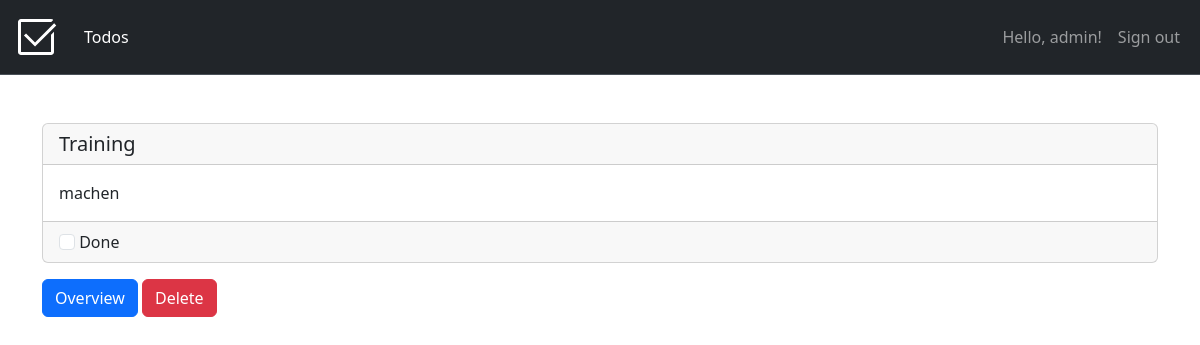
Page /todos/detail/6/ (signed in) on the earlier database version.
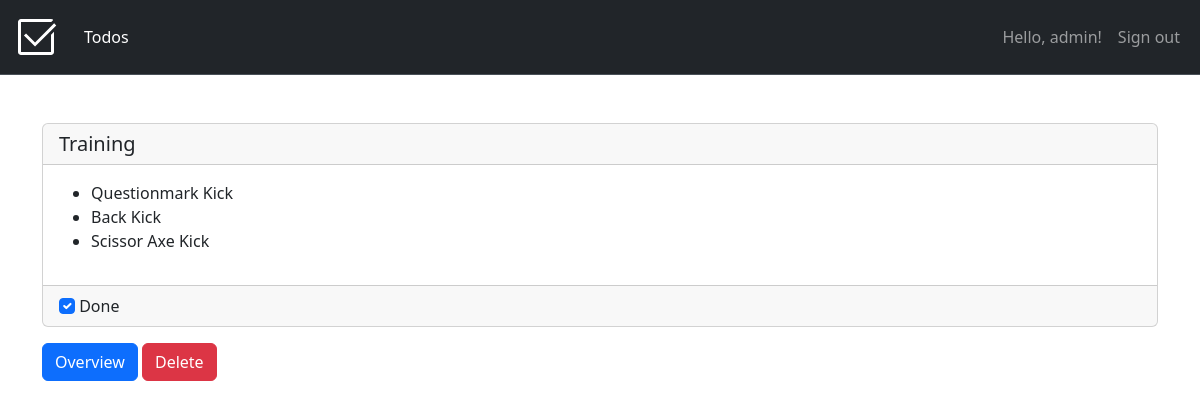
Same page on the later database version.
### todos/models.py (models this page shows, shortened)
class Todo(models.Model):
    user = models.ForeignKey(User, on_delete=models.CASCADE)
    title = models.CharField(max_length=50)
    content = models.TextField()
    done = models.BooleanField(default=False)
    created_at = models.DateTimeField(auto_now_add=True)
    updated_at = models.DateTimeField(auto_now=True)
    class Meta:
        ordering = [
            "done",
            "-updated_at",
        ]
        verbose_name = "Todo"
        verbose_name_plural = "Todos"

### todos/views.py (the view, shortened to what this page needs)
# urls.py: path("detail/<int:id>/", detail, name="todos-detail")
@login_required(login_url="sevo-auth-sign-in")
def detail(request, id):
    todo = get_object_or_404(Todo, id=id, user=request.user)
    return render(request, "todos/detail.html", {
        "title": "Todo Detail",
        "todo": todo
    })

### todos/templates/todos/detail.html (shortened to what this page needs)
{% extends "base.html" %}
{% load i18n %}
{% block content %}
    {% include "./partials/_detail-card.html" %}
    <div class="mt-3">
        <a class="btn btn-primary" href="{% url 'todos-index' %}">{% trans "Overview" %}</a>
        <a
            hx-post="{% url 'todos-delete-detail' id=todo.id %}"
            hx-swap="none"
            hx-on::after-request="location.href='{% url "todos-index" %}'"
            hx-confirm="{% trans 'Do you really want to delete' %}: {{ todo.title|upper }}?"
            class="btn btn-danger" href="{% url 'todos-index' %}">{% trans "Delete" %}</a>
    </div>
{% endblock %}

### templates/base.html (shortened to what this page needs)
{% load static %}
<!DOCTYPE html>
<html lang="en">
<head>
    <link rel="stylesheet" href="{% static 'vendor/node_modules/bootstrap/dist/css/bootstrap.min.css' %}">
    <link rel="stylesheet" href="{% static 'css/style.css' %}">
</head>
<body>
    {% include "./partials/_navbar.html" %}
    <div class="container py-5">
        {% block content %}{% endblock %}
    </div>
</body>
</html>

### templates/partials/_navbar.html (shortened to what this page needs)
{% load i18n %}
<nav class="navbar navbar-expand-lg bg-dark border-bottom border-body" data-bs-theme="dark">
    <div class="container-fluid">
      <a class="navbar-brand" href="{% url 'index' %}">
        <div>
        </div>
    </a>
      <div class="collapse navbar-collapse" id="navbarSupportedContent">
        <ul class="navbar-nav me-auto mb-2 mb-lg-0">
          <li class="nav-item">
            <a class="nav-link{% if "todos" in request.path %} active{% endif %}" aria-current="page" href="{% url 'todos-index' %}">Todos</a>
          </li>
        </ul>
        <ul class="navbar-nav mb-2 mb-lg-0">
          {% if not request.user.is_authenticated %}
            <li class="nav-item">
              <a class="nav-link{% if "sign-in" in request.path %} active{% endif %}" aria-current="page" href="{% url 'sevo-auth-sign-in' %}">{% trans "Sign in" %}</a>
            </li>
            <li class="nav-item">
              <a class="nav-link{% if "sign-up" in request.path %} active{% endif %}" aria-current="page" href="{% url 'sevo-auth-sign-up' %}">{% trans "Sign up" %}</a>
            </li>
          {% else %}
            <li class="nav-item">
              <a class="nav-link{% if "change-user-data" in request.path %} active{% endif %}" aria-current="page" href="{% url 'sevo-auth-change-user-data' %}">{% trans "Hello" %}, {{ request.user.username }}!</a>
            </li>
            <li class="nav-item">
              <a class="nav-link{% if "sign-out" in request.path %} active{% endif %}" aria-current="page" href="{% url 'sevo-auth-sign-out' %}">{% trans "Sign out" %}</a>
            </li>
          {% endif %}
        </ul>
      </div>
    </div>
  </nav>

### todos/templates/todos/partials/_detail-card.html
{% load i18n %}
<div id="todo-detail">
    <div class="card">
        <h5 class="card-header">
            {{ todo.title }}
        </h5>
        <div class="p-3">
            {{ todo.content|safe }}
        </div>
        <div class="card-footer">
            <input
                hx-post=""
                hx-target="#todo-detail"
                hx-swap="outerHTML"
                class="form-check-input" type="checkbox" value="" id="done-check" {% if todo.done %}checked{% endif %}>
            <label class="form-check-label" for="done-check">
              {% trans "Done" %}
            </label>
        </div>
    </div>
</div>

Differences in the rows shown:
changed Todo "Training": content "machen" → "Questionmark Kick Back Kick Scissor Axe Kick"; done "☐" → "☑"
